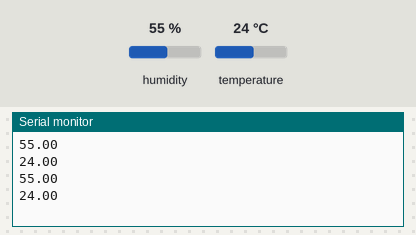
Simulated run of this sketch. Board: Arduino Uno, built with avr-gcc and run on an emulated ATmega328P. Shown: the last lines printed to the serial monitor. The test bench sets the inputs (shaded band); at power-on: humidity 55 %, temperature 24 °C.

Above: at 5.8 s.
5.9 s: humidity set to 22 %
At 10.5 s:
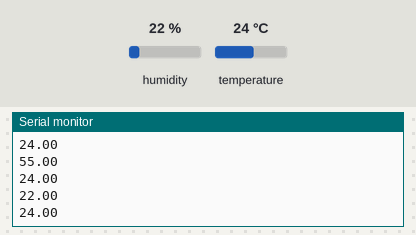
11.9 s: temperature set to 12 °C
At 16.3 s:
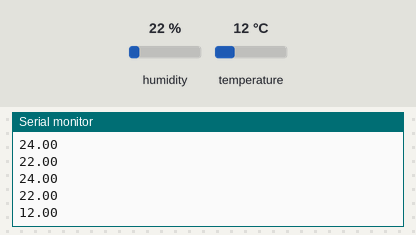
17.9 s: humidity set to 40 %
At 21.1 s:
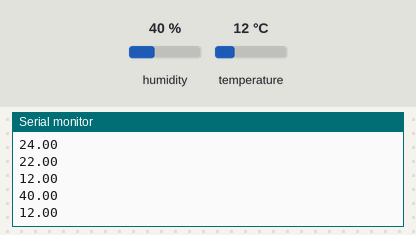
Timing chart, 0 to 22.6 s (numbered marks = the images above; inputs shaded):
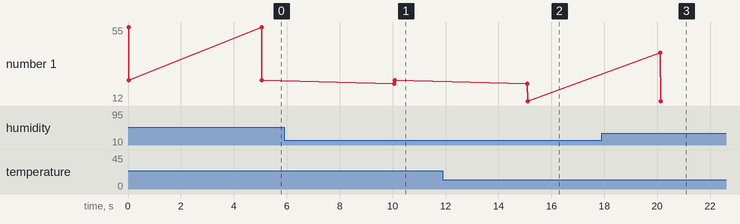

Measured:
- after the input at 5.9 s, the serial monitor: prints a new line after 4.2 s (image 1)
- after the input at 11.9 s, the serial monitor: prints a new line after 3.2 s (image 2)
- after the input at 17.9 s, the serial monitor: prints a new line after 2.2 s (image 3)
- plotted number 1: 24 → 12 after the input at 11.9 s

The sketch:

test.ino
```cpp
#include <dht.h>
#include <Wire.h>
dht DHT;
#define DHT_PIN 2
void setup() {
   Serial.begin(9600);
}

void loop() {
   DHT.read11(DHT_PIN);
        Serial.println(DHT.humidity);
        Serial.println(DHT.temperature);
        delay(5000);
}
```
